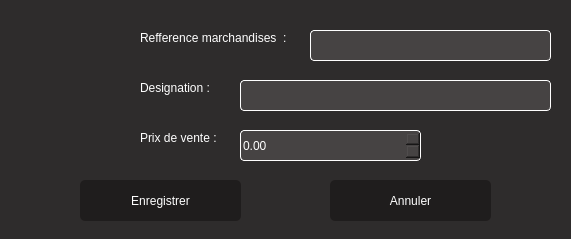
<?xml version="1.0" encoding="UTF-8"?>
<ui version="4.0">
 <class>marchandise</class>
 <widget class="QDialog" name="marchandise">
  <property name="geometry">
   <rect>
    <x>0</x>
    <y>0</y>
    <width>571</width>
    <height>239</height>
   </rect>
  </property>
  <property name="windowTitle">
   <string>Information du marchandise</string>
  </property>
  <property name="styleSheet">
   <string notr="true">background-color:rgb(46,44,44);
color:white;
font: 63 10pt &quot;Yu Gothic UI Semibold&quot;;</string>
  </property>
  <widget class="QPushButton" name="pushButton">
   <property name="geometry">
    <rect>
     <x>80</x>
     <y>180</y>
     <width>161</width>
     <height>41</height>
    </rect>
   </property>
   <property name="styleSheet">
    <string notr="true">border-radius:5px;
background-color:rgb(31,29,29);</string>
   </property>
   <property name="text">
    <string>Enregistrer</string>
   </property>
  </widget>
  <widget class="QPushButton" name="pushButton_2">
   <property name="geometry">
    <rect>
     <x>330</x>
     <y>180</y>
     <width>161</width>
     <height>41</height>
    </rect>
   </property>
   <property name="styleSheet">
    <string notr="true">border-radius:5px;
background-color:rgb(31,29,29);</string>
   </property>
   <property name="text">
    <string>Annuler</string>
   </property>
  </widget>
  <widget class="QLabel" name="label">
   <property name="geometry">
    <rect>
     <x>140</x>
     <y>30</y>
     <width>161</width>
     <height>16</height>
    </rect>
   </property>
   <property name="text">
    <string>Refference marchandises  :</string>
   </property>
  </widget>
  <widget class="QLabel" name="label_2">
   <property name="geometry">
    <rect>
     <x>140</x>
     <y>80</y>
     <width>81</width>
     <height>16</height>
    </rect>
   </property>
   <property name="text">
    <string>Designation :</string>
   </property>
  </widget>
  <widget class="QLabel" name="label_3">
   <property name="geometry">
    <rect>
     <x>140</x>
     <y>130</y>
     <width>91</width>
     <height>16</height>
    </rect>
   </property>
   <property name="text">
    <string>Prix de vente :</string>
   </property>
  </widget>
  <widget class="QLineEdit" name="lineEdit">
   <property name="geometry">
    <rect>
     <x>310</x>
     <y>30</y>
     <width>241</width>
     <height>31</height>
    </rect>
   </property>
   <property name="styleSheet">
    <string notr="true">border-radius:4px;
border:1px solid white;
background-color:rgb(70,67,67);</string>
   </property>
  </widget>
  <widget class="QLineEdit" name="lineEdit_2">
   <property name="geometry">
    <rect>
     <x>240</x>
     <y>80</y>
     <width>311</width>
     <height>31</height>
    </rect>
   </property>
   <property name="styleSheet">
    <string notr="true">border-radius:4px;
border:1px solid white;
background-color:rgb(70,67,67);</string>
   </property>
  </widget>
  <widget class="QDoubleSpinBox" name="doubleSpinBox">
   <property name="geometry">
    <rect>
     <x>240</x>
     <y>130</y>
     <width>181</width>
     <height>31</height>
    </rect>
   </property>
   <property name="styleSheet">
    <string notr="true">border-radius:4px;
border:1px solid white;
background-color:rgb(70,67,67);</string>
   </property>
   <property name="maximum">
    <double>100000000000.990005493164062</double>
   </property>
  </widget>
  <widget class="QLabel" name="image_march">
   <property name="geometry">
    <rect>
     <x>20</x>
     <y>30</y>
     <width>101</width>
     <height>91</height>
    </rect>
   </property>
   <property name="text">
    <string/>
   </property>
  </widget>
 </widget>
 <resources/>
 <connections/>
</ui>
